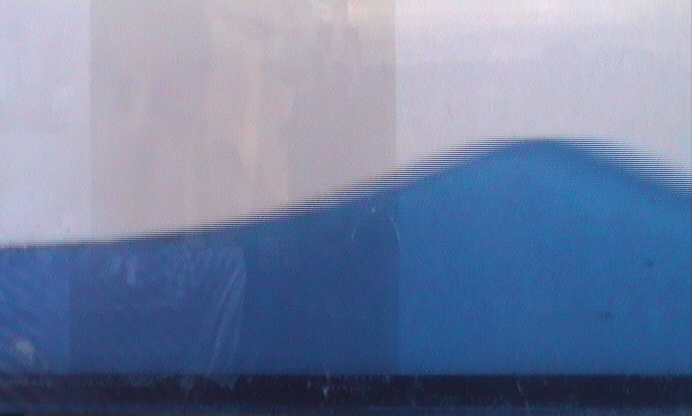
#> input picture sampleData/13388.png, 692 x 416 px; its folder holds 4 pictures in this run
$ python solitonGrapher.py
#> lines starting #> are read from the running program, lines starting #| are printed output that depends on the picture; after the words box and inside, x2 and y2 are one past the last pixel; in counts of white or black regions, pixels touching at a corner belong together
import numpy as np
import matplotlib.pyplot as pyplot
import cv2
from scipy.optimize import curve_fit
import os
from itertools import cycle
import warnings


def analyseDirectory(directory, plotGraph, calcModelParameters):
    n = []
    h = []
    L = []
    p = []
    time = []
    chiSquaredValues = []
    colCycle = cycle('bgrcm')

    for filename in os.listdir(directory):
        x, imageProfile, modelParams, residuals = analyseInputImage(filename, n, h, L, p, time, chiSquaredValues)
#> in analyseInputImage, image is the input picture: shape (416, 692, 3); mean B, G, R 161.1, 128.2, 113.1
#> in imageToProfileArray, `blueChannel = inputImage[:, :, 2]`:
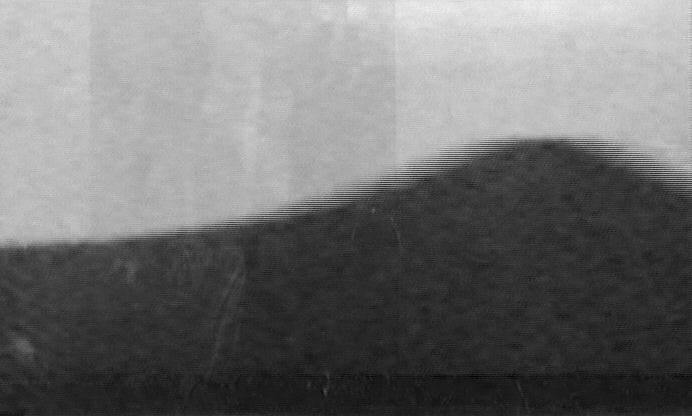
#> blueChannel: shape (416, 692); min 0, max 243, mean 113.1
#> after the loop in imageToProfileArray, `for i in range(len(blueChannel)):`:
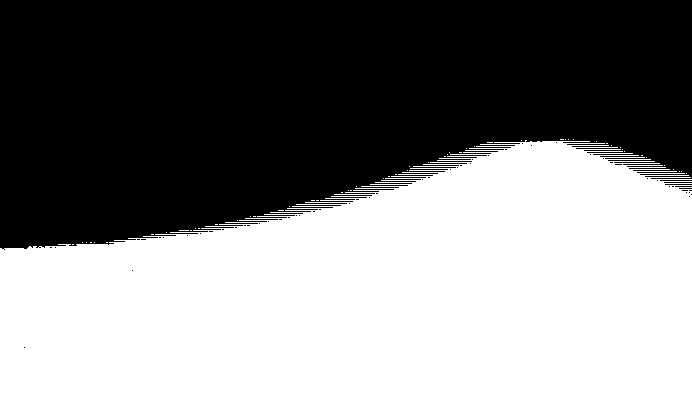
#> blueChannel: shape (416, 692); values 0 (black) and 1 (white), 52.8% white; 59 black regions (55 under 20 px), largest, box (x1, y1, x2, y2) and area: (0, 0, 692, 250) 135723, (660, 180, 692, 181) 32, (664, 182, 692, 183) 28, (665, 184, 692, 185) 27
#> in imageToProfileArray, `verticalIntensities = np.sum(blueChannel, axis=0)`: verticalIntensities = 692 values, max 276 at index 525, min 166 at index 24, mean 219.6
#> in analyseInputImage, `imageProfile = imageToProfileArray(image) / yPixelperMeter`: imageProfile = 692 values, max 0.0976 at index 525, min 0.0587 at index 24, mean 0.0777
#> in analyseInputImage, `imageProfile = imageToProfileArray(image) / yPixelperMeter`:
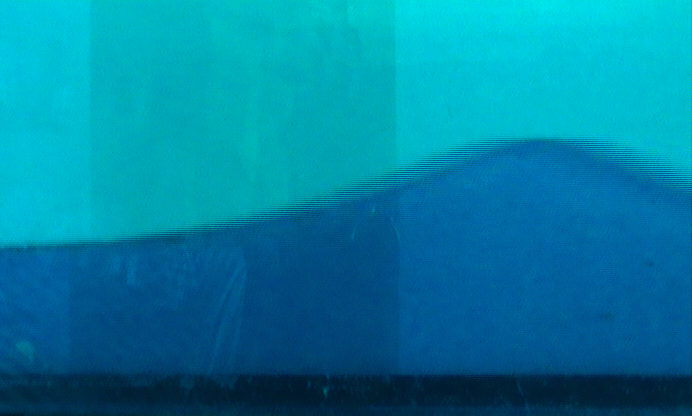
#> image: shape (416, 692, 3); mean B, G, R 161.1, 128.2, 0.5
#> in analyseInputImage, `x = np.arange(len(imageProfile)) / xPixelperMeter`: x = 692 values from 0 to 0.318
#> in analyseInputImage, `profile_yerr = (np.zeros(len(x)) + 2) / yPixelperMeter`: profile_yerr = 692 values from 0.000707 to 0.000707
#> in modelFit, `params, cov_matrix = curve_fit(modelSoliton, x, profile, sigma=err, ab..`: params = [0.0374, 0.0591, 0.0995, 0.248]; cov_matrix = [[6.56e-09, -4.63e-09, 1.02e-08, -9.04e-10], [-4.63e-09, 6.14e-09, -2.5e-08, -7.69e-10], [1.02e-08, -2.5e-08, 1.71e-07, 2.64e-08], [-9.04e-10, -7.69e-10, 2.64e-08, 3.02e-08]]
#> in modelFit, `errors = np.sqrt(np.diag(cov_matrix))`: errors = [8.1e-05, 7.84e-05, 0.000413, 0.000174]
#> in analyseInputImage, `modelParams, modelParams_error = modelFit(imageProfile, profile_yerr, x)`: modelParams = [0.0374, 0.0591, 0.0995, 0.248]; modelParams_error = [8.1e-05, 7.84e-05, 0.000413, 0.000174]
#> in analyseInputImage, `residuals = (imageProfile - modelSoliton(x, *modelParams)) / profile_y..`: residuals = 692 values, max 2.3 at index 562, min -2.24 at index 24, mean -2.65e-10
#> x = 692 values from 0 to 0.318; modelParams = [0.0374, 0.0591, 0.0995, 0.248]
        #  Plot experimental and then model data to visualise fit
        #  Chi squared needs
        if plotGraph:
            timeColour = next(colCycle)
            dataPlot.plot(x, imageProfile, 'x', label="%dms" % time[-1],
                          color=timeColour)  # cycle dif color for each plot
            dataPlot.plot(x, modelSoliton(x, *modelParams), color='k', linewidth=2.0)  # model fit black line
            # Plot residuals in same colour
            residualPlot.plot(x, residuals, linestyle="none", marker="x", color=timeColour)
#> pass 2 of the loop in analyseDirectory, `for filename in os.listdir(directory):`:
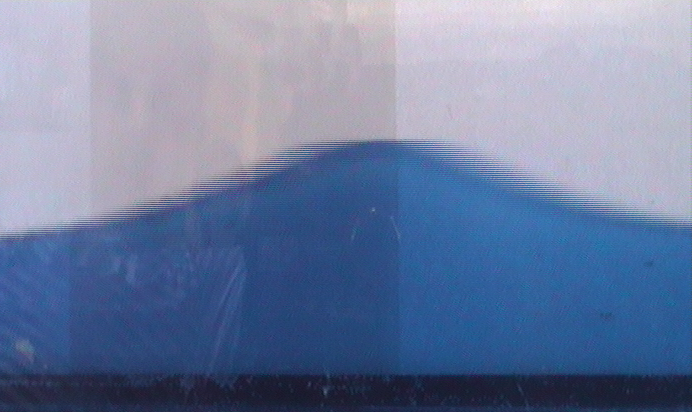
#> input picture sampleData/13468.png, 692 x 412 px
#> in analyseInputImage, image is the input picture: shape (412, 692, 3); mean B, G, R 160.9, 127.3, 111.9
#> after the loop in imageToProfileArray (call 2), `for i in range(len(blueChannel)):`:
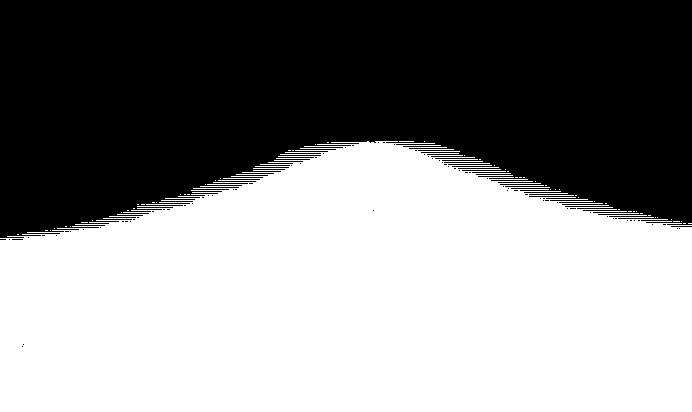
#> blueChannel: shape (412, 692); values 0 (black) and 1 (white), 53.9% white; 77 black regions (75 under 20 px), largest, box (x1, y1, x2, y2) and area: (0, 0, 692, 238) 131211, (671, 226, 692, 227) 21
#> verticalIntensities = 692 values, max 271 at index 367, min 173 at index 0, mean 222.2
#> in analyseInputImage (call 2), `imageProfile = imageToProfileArray(image) / yPixelperMeter`: imageProfile = 692 values, max 0.0959 at index 367, min 0.0612 at index 0, mean 0.0786
#> in analyseInputImage (call 2), `imageProfile = imageToProfileArray(image) / yPixelperMeter`:
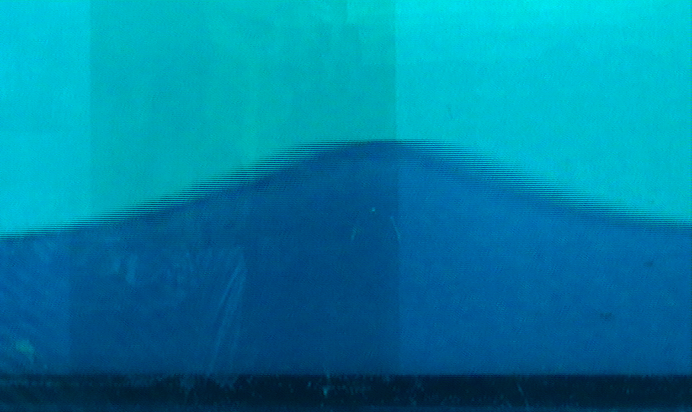
#> image: shape (412, 692, 3); mean B, G, R 160.9, 127.3, 0.5
#> in analyseInputImage (call 2), `modelParams, modelParams_error = modelFit(imageProfile, profile_yerr, x)`: modelParams = [0.036, 0.0593, 0.0911, 0.173]; modelParams_error = [0.000128, 0.000139, 0.000475, 0.000125]
#> in analyseInputImage (call 2), `residuals = (imageProfile - modelSoliton(x, *modelParams)) / profile_y..`: residuals = 692 values, max 2.14 at index 636, min -2.37 at index 514, mean -1.32e-13
#> in analyseDirectory, `x, imageProfile, modelParams, residuals = analyseInputImage(filename, ..`: modelParams = [0.036, 0.0593, 0.0911, 0.173]
#> pass 3 of the loop in analyseDirectory, `for filename in os.listdir(directory):`:
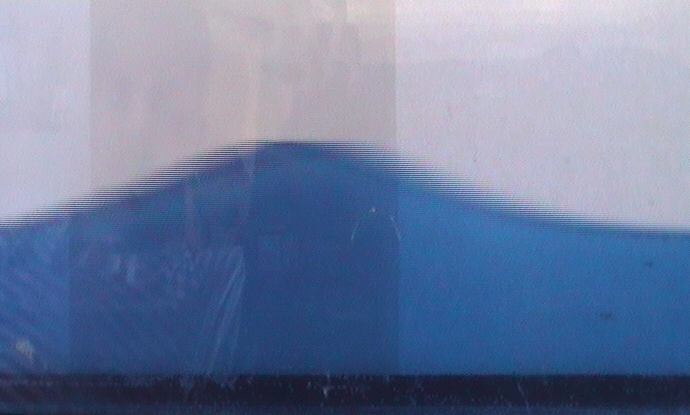
#> input picture sampleData/13506.png, 690 x 415 px
#> in analyseInputImage, image is the input picture: shape (415, 690, 3); mean B, G, R 160, 126.5, 111.6
#> after the loop in imageToProfileArray (call 3), `for i in range(len(blueChannel)):`:
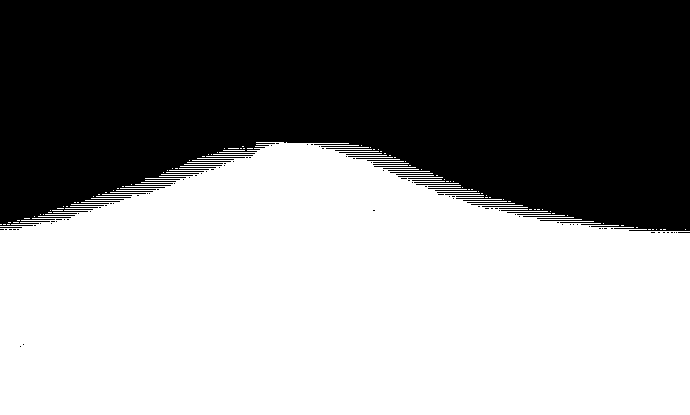
#> blueChannel: shape (415, 690); values 0 (black) and 1 (white), 54.1% white; 84 black regions (82 under 20 px), largest, box (x1, y1, x2, y2) and area: (0, 0, 690, 231) 131270, (0, 227, 22, 228) 22
#> verticalIntensities = 690 values, max 273 at index 275, min 183 at index 651, mean 224.5
#> in analyseInputImage (call 3), `imageProfile = imageToProfileArray(image) / yPixelperMeter`: imageProfile = 690 values, max 0.0966 at index 275, min 0.0647 at index 651, mean 0.0794
#> in analyseInputImage (call 3), `imageProfile = imageToProfileArray(image) / yPixelperMeter`:
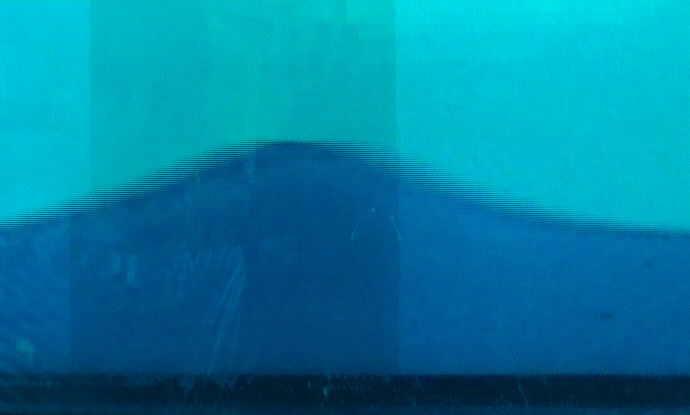
#> image: shape (415, 690, 3); mean B, G, R 160, 126.5, 0.5
#> in analyseInputImage (call 3), `x = np.arange(len(imageProfile)) / xPixelperMeter`: x = 690 values from 0 to 0.318
#> profile_yerr = 690 values from 0.000707 to 0.000707
#> in analyseInputImage (call 3), `modelParams, modelParams_error = modelFit(imageProfile, profile_yerr, x)`: modelParams = [0.0337, 0.0626, 0.0834, 0.136]; modelParams_error = [0.000103, 0.000108, 0.000402, 0.000128]
#> in analyseInputImage (call 3), `residuals = (imageProfile - modelSoliton(x, *modelParams)) / profile_y..`: residuals = 690 values, max 1.76 at index 98, min -2.62 at index 246, mean 1.66e-10
#> in analyseDirectory, `x, imageProfile, modelParams, residuals = analyseInputImage(filename, ..`: x = 690 values from 0 to 0.318; modelParams = [0.0337, 0.0626, 0.0834, 0.136]
#> the loop made 4 passes; the first 3 are shown
    if calcModelParameters:
        calcAndWriteParametersToFile(directory, n, h, L, p, time, chiSquaredValues)


def analyseInputImage(filename, n, h, L, p, time, chiSquaredValues):
    #  Read in file and extract wave profile and parameters through thresholding
    filepath, timeStamp = getFilePathAndTimeStamp(filename)
    image = cv2.imread(filepath)
    imageProfile = imageToProfileArray(image) / yPixelperMeter
    x = np.arange(len(imageProfile)) / xPixelperMeter
    profile_yerr = (np.zeros(len(x)) + 2) / yPixelperMeter
    modelParams, modelParams_error = modelFit(imageProfile, profile_yerr, x)
    #  Append parameters to arrays
    n.append(modelParams[0])
    h.append(modelParams[1])
    L.append(modelParams[2])
    p.append(modelParams[3])
    time.append(timeStamp)
    #  Calculate residuals and chi-squared values
    residuals = (imageProfile - modelSoliton(x, *modelParams)) / profile_yerr
    chiSquaredValues.append(sum(((imageProfile - modelSoliton(x, *modelParams)) / profile_yerr) ** 2))
    return x, imageProfile, modelParams, residuals


def getFilePathAndTimeStamp(filename):
    thisFilePath = directory + "/" + filename
    #  Recording device gives filenames as timestamps
    thisTimeStamp = int(os.path.splitext(filename)[0])
    return thisFilePath, thisTimeStamp


def imageToProfileArray(inputImage):
    #  Take blue channel and apply thresholding and sum columns to get wave profile in pixels
    blueChannel = inputImage[:, :, 2]
    for i in range(len(blueChannel)):
        for j in range(len(blueChannel[i])):
            if (blueChannel[i][j] < 100):  # 100 found to arbitrarily effective threshold
                blueChannel[i][j] = 1
            else:
                blueChannel[i][j] = 0
    #  Sum vertically to get wave profile
    verticalIntensities = np.sum(blueChannel, axis=0)
    return verticalIntensities


def modelSoliton(x, n, h, L, p):
    #  As given by Bettini et al. link to paper in ReadMe.txt
    #  n amplitude, h depth of tank, L characteristic length of wave and p the peak position
    #  measured from the LHS of the frame
    return n * (1 / (np.cosh((x - p) / L))) ** 2 + h


def modelFit(profile, err, x):
    #  Fit model and experimental data. Returns values of parameters and their errors
    params, cov_matrix = curve_fit(modelSoliton, x, profile, sigma=err, absolute_sigma=True, p0=[0.2, 0.05, 0.12, 0.15],
                                   maxfev=1000000000)
    errors = np.sqrt(np.diag(cov_matrix))
    return params, errors


def calcAndWriteParametersToFile(directory, n, h, L, p, time, chiSquaredValues):
    paramFile = open("%s_Parameters.txt" % directory, "w")
    paramFile.write("File: %s\n" % directory)

    timeConverted = [i / 1000 for i in time]  # Convert from ms to s
    numFiles = len(os.listdir(directory))

    paramFile.write("\nChi Squared Values\n")
    writeChiSquaredValuesToFile(timeConverted, chiSquaredValues, paramFile)

    paramFile.write("\nWave Parameters\n")
    calcMeanAndStdError("n", "m", n, numFiles, paramFile)
    calcMeanAndStdError("h", "m", h, numFiles, paramFile)
    calcMeanAndStdError("L", "m^2", L, numFiles, paramFile)

    speed = calcWaveSpeedValues(timeConverted, p)
    calcMeanAndStdError("Speed", "ms^-1", speed, numFiles, paramFile)
    paramFile.close()


def writeChiSquaredValuesToFile(timeConverted, chiSquaredValues, openFile):
    for i in range(len(chiSquaredValues)):
        openFile.write("%.3fs: %f\n" % (timeConverted[i], chiSquaredValues[i]))


def calcWaveSpeedValues(time, p):
    #  Using adjacent timestamps and peak positions the speed of the wave can be calculated
    speed = []
    for i in range(len(p) - 1):
        speedValue = abs((p[i + 1] - p[i]) / (time[i + 1] - time[i]))
        speed.append(speedValue)
#> this loop made 3 passes
#> speedValue on passes 1 to 3: 0.945, 0.951, 0.928
#> after the loop, speed = [0.945, 0.951, 0.928]
    return speed


def calcMeanAndStdError(paramName, paramUnits, paramValues, numFiles, openFile):
    avParam = np.sum(paramValues) / numFiles
    stdErrorParam = np.std(paramValues) / np.sqrt(numFiles)
    openFile.write("%s = (%f ± %f)%s\n" % (paramName, avParam, stdErrorParam, paramUnits))
    # return avParam, stdErrorParam


def setupGraph():
    fig = pyplot.figure()
    fig.set_size_inches(10, 10)
    dataPlot = fig.add_axes((.1, .3, .8, .6))
    residualPlot = fig.add_axes((.1, .1, .8, .2))
    return fig, dataPlot, residualPlot


def formatGraph(dataPlot, residualPlot, fig, directory):
    #  format data plot
    dataPlot.tick_params(axis="y", direction="in")
    dataPlot.tick_params(axis="x", bottom=False)
    dataPlot.autoscale(axis="x", tight=True)
    dataPlot.autoscale(axis="y", tight=False)
#> (the run stopped early here; a loop or call above may not have finished)
